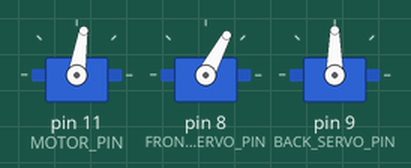
Simulated run of this sketch. Board: Arduino Uno, built with avr-gcc and run on an emulated ATmega328P. Shown: 3 × servo.

Above: at 0.05 s.
At 0.6 s:
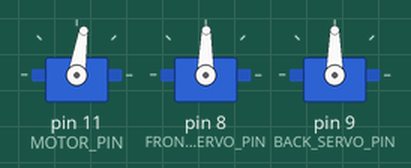
At 1.05 s:
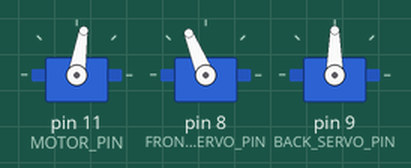
At 2.1 s:
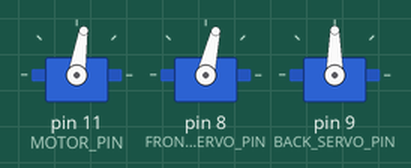
Timing chart, 0 to 5.6 s (numbered marks = the images above):
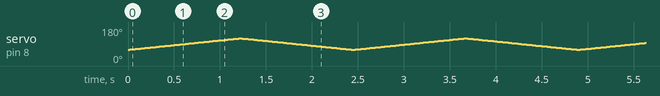

The sketch:

basic_arduino_test.ino
```cpp
#include <Servo.h>

#define BACK_SERVO_PIN 9
#define FRONT_SERVO_PIN 8
#define MOTOR_PIN 11

#define MOTOR_FORWARD 81

Servo frontServo, backServo, motorServo;

void setup(){
  motorServo.attach(MOTOR_PIN);
  frontServo.attach(FRONT_SERVO_PIN);
  backServo.attach(BACK_SERVO_PIN);

  frontServo.write(90);
  backServo.write(90);
  motorServo.write(MOTOR_FORWARD);
}
void loop(){
    int angle;
    for(angle = 60; angle <= 120; angle++){
       frontServo.write(angle);
       delay(20);
    }
    for(angle = 120; angle >= 60; angle--){
       frontServo.write(angle);
       delay(20);
    }
}
```
